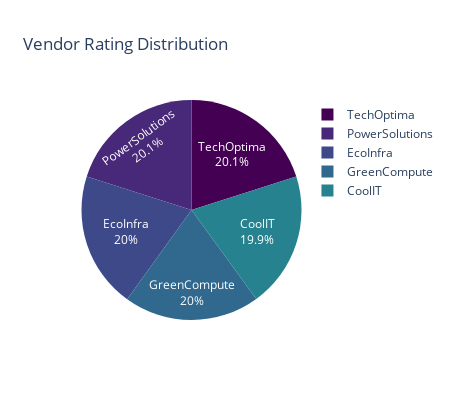

Notebook source saved alongside this figure:
### Code cell
# 6. Vendor Rating Distribution with respect to vendor name

vendor_rating_avg = vendor_df.groupby('Vendor Name')['Vendor Rating (1-5)'].mean().reset_index()

fig = px.pie(
    vendor_rating_avg,
    names='Vendor Name',
    values='Vendor Rating (1-5)',
    title='Vendor Rating Distribution',
    color_discrete_sequence=px.colors.sequential.Viridis,
    width=450, height=400  # Smaller size
)

fig.update_traces(
    textinfo='percent+label',
    hovertemplate='<b>%{label}</b><br>Rating Share: %{percent}<br>Avg Rating: %{value:.2f}'
)

fig.show()

### Figure 1 — Plotly figure (JSON) as saved in the notebook; plotly's stock layout.template omitted (floating-point values rounded to 4 significant figures)
{"data": [{"domain": {"x": [0, 1], "y": [0, 1]}, "hovertemplate": "<b>%{label}</b><br>Rating Share: %{percent}<br>Avg Rating: %{value:.2f}", "labels": ["CoolIT", "EcoInfra", "GreenCompute", "PowerSolutions", "TechOptima"], "legendgroup": "", "name": "", "showlegend": true, "textinfo": "percent+label", "type": "pie", "values": [3.581, 3.598, 3.592, 3.61, 3.614]}], "layout": {"height": 400, "legend": {"tracegroupgap": 0}, "piecolorway": ["#440154", "#482878", "#3e4989", "#31688e", "#26828e", "#1f9e89", "#35b779", "#6ece58", "#b5de2b", "#fde725"], "title": {"text": "Vendor Rating Distribution"}, "width": 450}}
